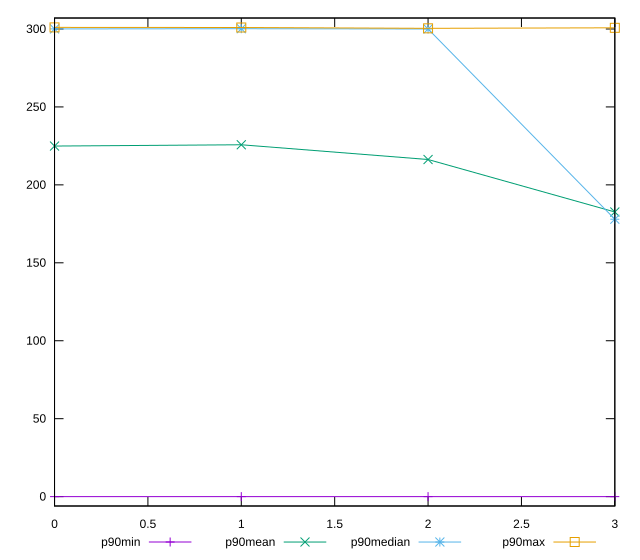

Generate this figure with gnuplot:
reset

$p90Min <<EOF
0 0
1 0
2 0
3 0
EOF

$p90Mean <<EOF
0 224.89691490400602
1 225.7252872703228
2 216.25407448813255
3 182.59129792939854
EOF

$p90Median <<EOF
0 300.034
1 300.172
2 300
3 177.96250009536743
EOF

$p90Max <<EOF
0 301.016
1 300.946
2 300.414
3 300.748
EOF

set key outside below
set xrange [0:3]
set yrange [-6.020320000000001:307.03632000000005]
set trange [-6.020320000000001:307.03632000000005]
set terminal svg size 640, 560 enhanced background rgb 'white'
set output "reports/report_00033_2021-03-01T14-23-16.841Z/uses-rel-preconnect/progression/value.svg"

plot $p90Min title "p90min" with linespoints, \
     $p90Mean title "p90mean" with linespoints, \
     $p90Median title "p90median" with linespoints, \
     $p90Max title "p90max" with linespoints

reset
